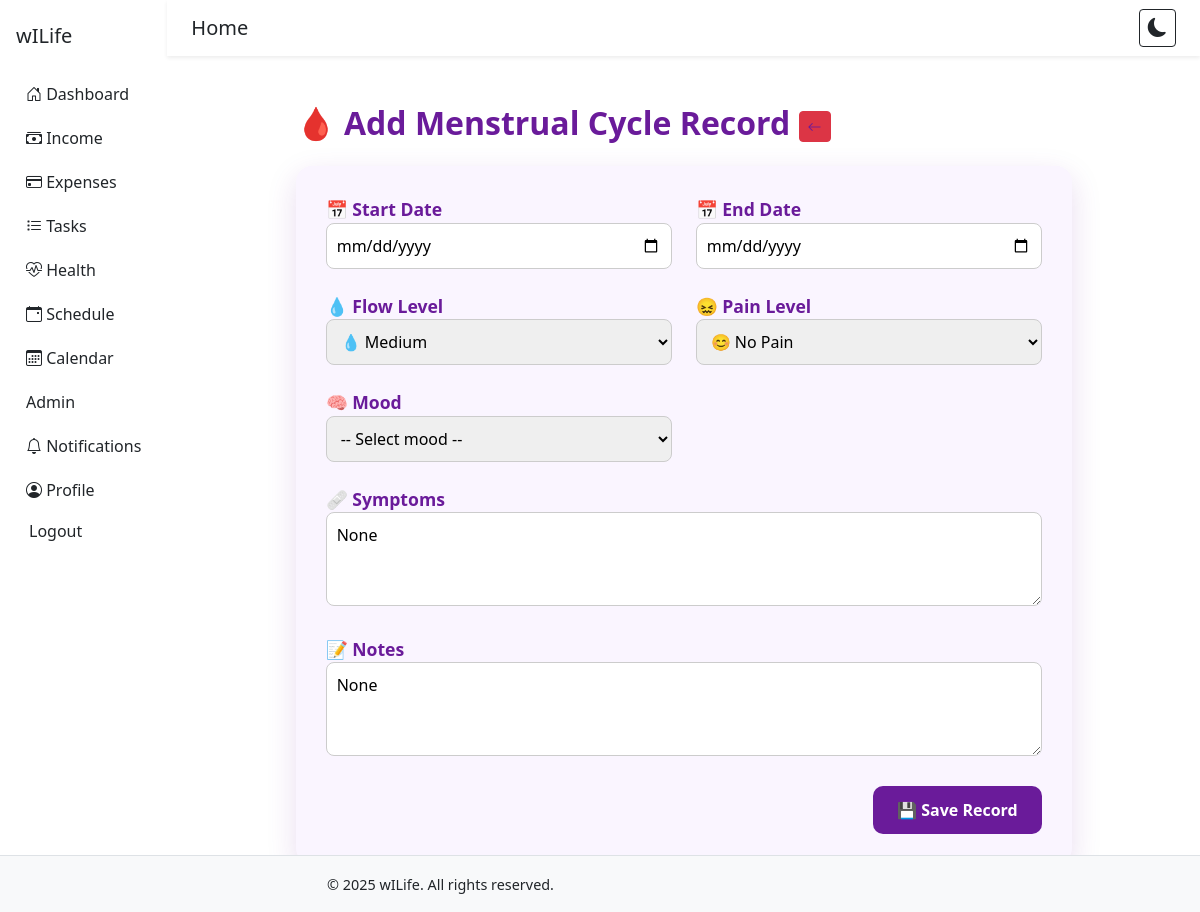
The page /period/update/6/ (signed in) on the database its author committed.
### core/models.py (models this page shows, shortened)
class MenstrualCycleRecord(models.Model):
    user = models.ForeignKey(settings.AUTH_USER_MODEL, on_delete=models.CASCADE)
    start_date = models.DateField()  # Tarehe ya kuanza hedhi
    end_date = models.DateField()    # Tarehe ya kumaliza
    flow_level = models.CharField(
        max_length=20,
        choices=[('light', 'Light'), ('medium', 'Medium'), ('heavy', 'Heavy')],
        default='medium'
    )
    pain_level = models.IntegerField(default=0)  # 0–10
    mood = models.CharField(max_length=100, blank=True, null=True)
    symptoms = models.TextField(blank=True, null=True)  # cramps, nausea, fatigue, etc.
    notes = models.TextField(blank=True, null=True)
    recorded_on = models.DateTimeField(auto_now_add=True)
    class Meta:
        ordering = ['-start_date']

### core/views.py (the view)
# urls.py: path('period/update/<int:pk>/', views.menstrual_update, name='menstrual_update'),
@login_required
def menstrual_update(request, pk):
    record = get_object_or_404(MenstrualCycleRecord, pk=pk, user=request.user)
    if request.method == 'POST':
        form = MenstrualCycleForm(request.POST, instance=record)
        if form.is_valid():
            form.save()
            messages.success(request, 'Record updated successfully!')
            return redirect('menstrual_list')
    else:
        form = MenstrualCycleForm(instance=record)
    return render(request, 'menstrual_form.html', {'form': form})

### core/forms.py
class MenstrualCycleForm(forms.ModelForm):
    class Meta:
        model = MenstrualCycleRecord
        fields = [
            'start_date', 'end_date', 'flow_level',
            'pain_level', 'mood', 'symptoms', 'notes'
        ]
        widgets = {
            'start_date': forms.DateInput(attrs={'type': 'date'}),
            'end_date': forms.DateInput(attrs={'type': 'date'}),
        }

### core/context_processors.py (called while the page is built)
def current_year(request):
    return {'year': datetime.now().year}

### core/templates/menstrual_form.html (shortened to what this page needs)
{% extends 'base.html' %}
{% block content %}
<div class="container py-4" style="max-width: 800px;">
  <h2 class="mb-4" style="color: #6a1b9a; font-weight: bold; font-size: 2rem;">🩸 Add Menstrual Cycle Record  <a href="{% url 'menstrual_list' %}" class="btn btn-sm btn-danger" title="Back to List">
            <i class="bi bi-arrow-left"></i>
          </a></h2>
  <form method="post" style="background: #faf5ff; padding: 30px; border-radius: 16px; box-shadow: 0 10px 30px rgba(106, 27, 154, 0.15);">
    <div class="row g-4">
      <div class="col-md-6">
        <label for="id_start_date" style="font-weight: bold; color: #6a1b9a; font-size: 1.1rem;">📅 Start Date</label>
        <input type="date" name="start_date" id="id_start_date" value="{{ form.start_date.value|default_if_none:'' }}" style="width:100%; padding:10px; border:1px solid #ccc; border-radius:8px;">
      </div>
      <div class="col-md-6">
        <label for="id_end_date" style="font-weight: bold; color: #6a1b9a; font-size: 1.1rem;">📅 End Date</label>
        <input type="date" name="end_date" id="id_end_date" value="{{ form.end_date.value|default_if_none:'' }}" style="width:100%; padding:10px; border:1px solid #ccc; border-radius:8px;">
      </div>
      <div class="col-md-6">
        <label for="id_flow_level" style="font-weight: bold; color: #6a1b9a; font-size: 1.1rem;">💧 Flow Level</label>
        <select name="flow_level" id="id_flow_level" style="width:100%; padding:10px; border:1px solid #ccc; border-radius:8px;">
          <option value="medium" {% if form.flow_level.value == "medium" %}selected{% endif %}>💧 Medium</option>
        </select>
      </div>
      <div class="col-md-6">
        <label for="id_pain_level" style="font-weight: bold; color: #6a1b9a; font-size: 1.1rem;">😖 Pain Level</label>
        <select name="pain_level" id="id_pain_level" style="width:100%; padding:10px; border:1px solid #ccc; border-radius:8px;">
          <option value="0">😊 No Pain</option>
        </select>
      </div>
      <div class="col-md-6">
        <label for="id_mood" style="font-weight: bold; color: #6a1b9a; font-size: 1.1rem;">🧠 Mood</label>
        <select name="mood" id="id_mood" style="width:100%; padding:10px; border:1px solid #ccc; border-radius:8px;">
          <option value="">-- Select mood --</option>
        </select>
      </div>
      <div class="col-12">
        <label for="id_symptoms" style="font-weight: bold; color: #6a1b9a; font-size: 1.1rem;">🩹 Symptoms</label>
        <textarea name="symptoms" id="id_symptoms" rows="3" style="width:100%; padding:10px; border:1px solid #ccc; border-radius:8px;">{{ form.symptoms.value }}</textarea>
      </div>
      <div class="col-12">
        <label for="id_notes" style="font-weight: bold; color: #6a1b9a; font-size: 1.1rem;">📝 Notes</label>
        <textarea name="notes" id="id_notes" rows="3" style="width:100%; padding:10px; border:1px solid #ccc; border-radius:8px;">{{ form.notes.value }}</textarea>
      </div>
      <div class="col-12 text-end">
        <button style="background-color:#6a1b9a; color:white; padding:12px 24px; border:none; border-radius:10px; font-weight: bold; font-size: 1rem;">💾 Save Record</button>
      </div>
    </div>
  </form>
</div>
{% endblock %}

### core/templates/base.html (style rules this page uses)
body, .sidebar, .navbar, .container-fluid, .main-content { background-color: white !important; color: #212529 !important; }
.sidebar a, .navbar a, .btn, .navbar-brand { color: inherit; }

### rows shown on the page
MenstrualCycleRecord: flow_level "💧 Medium", symptoms "None", notes "None"
